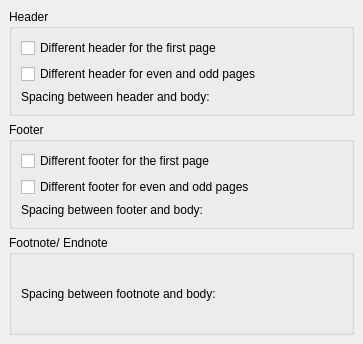
<ui version="4.0" >
 <author></author>
 <comment></comment>
 <exportmacro></exportmacro>
 <class>KoPageLayoutHeaderBase</class>
 <widget class="QWidget" name="KoPageLayoutHeaderBase" >
  <property name="geometry" >
   <rect>
    <x>0</x>
    <y>0</y>
    <width>363</width>
    <height>344</height>
   </rect>
  </property>
  <layout class="QGridLayout" >
   <property name="margin" >
    <number>9</number>
   </property>
   <property name="spacing" >
    <number>6</number>
   </property>
   <item row="2" column="0" >
    <widget class="QGroupBox" name="grpFootEndnote" >
     <property name="title" >
      <string>Footnote/ Endnote</string>
     </property>
     <layout class="QGridLayout" >
      <property name="margin" >
       <number>9</number>
      </property>
      <property name="spacing" >
       <number>6</number>
      </property>
      <item row="0" column="0" >
       <widget class="QLabel" name="lblFootEndnoteDesc" >
        <property name="text" >
         <string>Spacing between footnote and body:</string>
        </property>
       </widget>
      </item>
     </layout>
    </widget>
   </item>
   <item row="1" column="0" >
    <widget class="QGroupBox" name="grpFooter" >
     <property name="title" >
      <string>Footer</string>
     </property>
     <layout class="QGridLayout" >
      <property name="margin" >
       <number>9</number>
      </property>
      <property name="spacing" >
       <number>6</number>
      </property>
      <item row="1" column="0" colspan="2" >
       <widget class="QCheckBox" name="rfEvenOdd" >
        <property name="text" >
         <string>Different footer for even and odd pages</string>
        </property>
       </widget>
      </item>
      <item row="0" column="0" >
       <widget class="QCheckBox" name="rfFirst" >
        <property name="text" >
         <string>Different footer for the first page</string>
        </property>
       </widget>
      </item>
      <item row="2" column="0" >
       <widget class="QLabel" name="lblFooterDesc" >
        <property name="text" >
         <string>Spacing between footer and body:</string>
        </property>
       </widget>
      </item>
     </layout>
    </widget>
   </item>
   <item row="0" column="0" >
    <widget class="QGroupBox" name="grpHeader" >
     <property name="title" >
      <string>Header</string>
     </property>
     <layout class="QGridLayout" >
      <property name="margin" >
       <number>9</number>
      </property>
      <property name="spacing" >
       <number>6</number>
      </property>
      <item row="2" column="0" >
       <widget class="QLabel" name="lblHeaderDesc" >
        <property name="text" >
         <string>Spacing between header and body:</string>
        </property>
       </widget>
      </item>
      <item row="1" column="0" colspan="2" >
       <widget class="QCheckBox" name="rhEvenOdd" >
        <property name="text" >
         <string>Different header for even and odd pages</string>
        </property>
       </widget>
      </item>
      <item row="0" column="0" >
       <widget class="QCheckBox" name="rhFirst" >
        <property name="text" >
         <string>Different header for the first page</string>
        </property>
       </widget>
      </item>
     </layout>
    </widget>
   </item>
  </layout>
 </widget>
 <pixmapfunction></pixmapfunction>
 <resources/>
 <connections/>
</ui>
